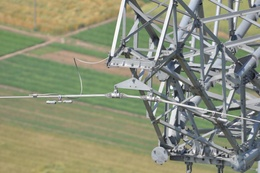
%> input picture 图像处理算法/test.jpg, 260 x 173 px, shrunk from 1200 x 800 before the run
$ octave mHog_2.m   (GNU Octave 9; MATLAB toolbox functions it lacks are replaced by stand-ins)
%> lines starting %> are read from the running program, lines starting %| are printed output that depends on the picture
% 参考链接 https://blog.csdn.net/baidu_30028771/article/details/65937451

clear;clc;

img=imread('test.jpg');
%> img is the input picture: size 173x260x3 uint8; mean R, G, B 139.8, 143.8, 121.2

% 1、%灰度化
img=rgb2gray(img);
%> img: size 173x260 uint8
img=double(img);
%> img: size 173x260 double

step=8;      %step*step个像素作为一个cell
[m1 n1]=size(img);
%> m1 = 173; n1 = 260
%改变图像尺寸为step的最近整数倍
img=imresize(img,[floor(m1/step)*step,floor(n1/step)*step],'nearest');
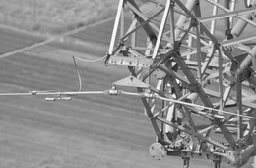
%> img: size 168x256 double; min 18, max 255, mean 139.9
[m n]=size(img);
%> m = 168; n = 256

% 2、%伽马校正
img=sqrt(img);
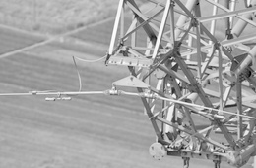
%> img: size 168x256 double; min 4.24, max 15.97, mean 11.74; drawn with min black and max white

% 3、求梯度和方向
fy=[-1 0 1];        %定义竖直模板
fx=fy';             %定义水平模板
Iy=imfilter(img,fy,'replicate');    %竖直梯度
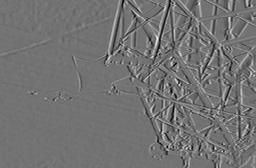
%> Iy: size 168x256 double; min -8.24, max 10, mean -0.00351; drawn with min black and max white
Ix=imfilter(img,fx,'replicate');    %水平梯度
Ied=sqrt(Ix.^2+Iy.^2);              %梯度值
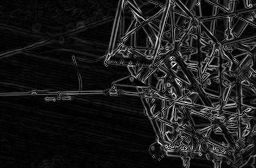
%> Ied: size 168x256 double; min 0, max 11, mean 1.2; drawn with min black and max white
Iphase=Iy./Ix;              %边缘斜率，有些为inf,-inf,nan，其中nan需要再处理一下
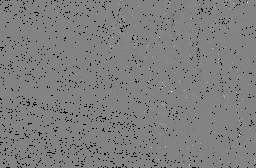
%> Iphase: size 168x256 double; 3.61% of the values are NaN or infinite; the others: min -172.4, max 162.6, mean 0.02; drawn with min black, max white, NaN and infinite black
the=atan(Iphase)*180/3.14159; %求梯度角度
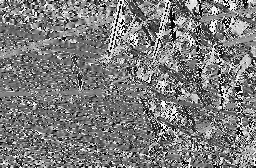
%> the: size 168x256 double; 0.37% of the values are NaN or infinite; the others: min -90, max 90, mean -2.3; drawn with min black, max white, NaN and infinite black

for i=1:m
    for j=1:n
        if(Ix(i,j)>=0&Iy(i,j)>=0) %第一象限
            the(i,j)=the(i,j);
        elseif(Ix(i,j)<=0&Iy(i,j)>=0) %第二象限
            the(i,j)=the(i,j)+180;
        elseif(Ix(i,j)<=0&Iy(i,j)<=0) %第三象限
            the(i,j)=the(i,j)+180;
        elseif(Ix(i,j)>=0&Iy(i,j)<=0) %第四象限
            the(i,j)=the(i,j)+360;
        end

        if isnan(the(i,j))==1  %0/0会得到nan，如果像素是nan，重设为0
            the(i,j)=0;
        end

    end
end
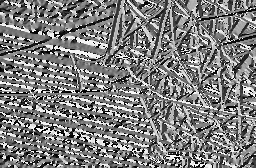
%> the: size 168x256 double; min 0, max 359.5, mean 177.6; drawn with min black and max white
the=the+0.000001; %防止角度为0

% 4、划分cell，求cell的直方图( 1 cell = 8*8 pixel )
clear i j;
%下面是求cell
step=8;                %step*step个像素作为一个cell
orient=9;               %方向直方图的方向个数
jiao=360/orient;        %每个方向包含的角度数
Cell=cell(1,1);              %所有的角度直方图,cell是可以动态增加的，所以先设了一个
ii=1;
jj=1;

for i=1:step:m
    ii=1;
    for j=1:step:n
        Hist1(1:orient)=0;
        for p=1:step
            for q=1:step
                %梯度方向直方图
                Hist1(ceil(the(i+p-1,j+q-1)/jiao))=Hist1(ceil(the(i+p-1,j+q-1)/jiao))+Ied(i+p-1,j+q-1);
            end
        end
        Cell{ii,jj}=Hist1;       %放入Cell中
        ii=ii+1;
    end
    jj=jj+1;
end
%> after the loop, Cell = 672 items; Hist1 = [5.4 14.52 26.81 12.51 3.69 4.65 0 1.83 0.888]

% 5、划分block，求block的特征值,使用重叠方式( 1 block = 2*2 cell )
clear m n i j;
[m n]=size(Cell);
%> m = 32; n = 21
feature=cell(1,(m-1)*(n-1));
%> feature = 620 items
for i=1:m-1
    for j=1:n-1
        block=[];
        block=[Cell{i,j}(:)' Cell{i,j+1}(:)' Cell{i+1,j}(:)' Cell{i+1,j+1}(:)'];
        block=block./sum(block); %归一化
        feature{(i-1)*(n-1)+j}=block;
    end
end
%> this loop made 31 passes

% 6、图像的HOG特征值
[m n]=size(feature);
%> m = 1; n = 620
l=2*2*orient;
featureVec=zeros(1,n*l);
for i=1:n
    featureVec((i-1)*l+1:i*l)=feature{i}(:);
end

$ run again, with 图像处理算法/01.jpg copied over 图像处理算法/test.jpg
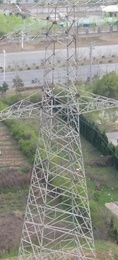
%> input picture 图像处理算法/01.jpg, 118 x 260 px, shrunk from 281 x 619 before the run
%> img is the input picture: size 260x118x3 uint8; mean R, G, B 142.9, 144.6, 135
%> `Iphase=Iy./Ix;`:
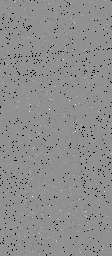
%> Iphase: size 256x112 double; 2.37% of the values are NaN or infinite; the others: min -120.3, max 91.28, mean -0.0434; drawn with min black, max white, NaN and infinite black
%> after the loop `for i=1:m`:
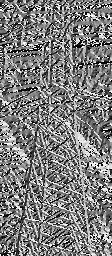
%> the: size 256x112 double; min 0, max 359.5, mean 177.2; drawn with min black and max white
%> after the loop `for i=1:step:m`: Cell = 448 items; Hist1 = [0.773 0 2.3 13.89 7.92 2.38 7.3 18.92 4.21]
%> `[m n]=size(Cell);`: m = 14; n = 32
%> feature = 403 items
%> the loop `for i=1:m-1` made 13 passes
%> `[m n]=size(feature);`: m = 1; n = 403

$ run again, with 图像处理算法/02.jpg copied over 图像处理算法/test.jpg
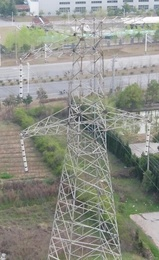
%> input picture 图像处理算法/02.jpg, 159 x 260 px, shrunk from 434 x 710 before the run
%> img is the input picture: size 260x159x3 uint8; mean R, G, B 143.4, 145.2, 136.8
%> `Iphase=Iy./Ix;`:
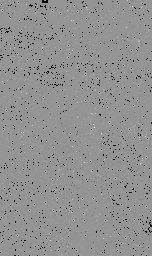
%> Iphase: size 256x152 double; 2.86% of the values are NaN or infinite; the others: min -130.6, max 93.2, mean -0.0145; drawn with min black, max white, NaN and infinite black
%> after the loop `for i=1:m`:
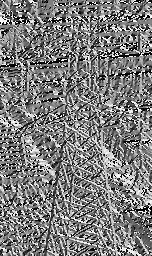
%> the: size 256x152 double; min 0, max 359.5, mean 176.3; drawn with min black and max white
%> after the loop `for i=1:step:m`: Cell = 608 items; Hist1 = [5.23 0.762 6.12 4.52 5.24 4.23 2.69 16.53 11.37]
%> `[m n]=size(Cell);`: m = 19; n = 32
%> feature = 558 items
%> the loop `for i=1:m-1` made 18 passes
%> `[m n]=size(feature);`: m = 1; n = 558

$ run again, with 图像处理算法/11.jpg copied over 图像处理算法/test.jpg
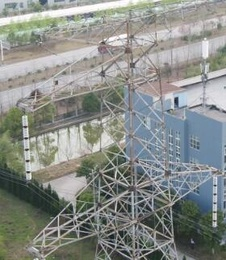
%> input picture 图像处理算法/11.jpg, 226 x 260 px, shrunk from 280 x 322 before the run
%> img is the input picture: size 260x226x3 uint8; mean R, G, B 136.3, 140.4, 136.1
%> after the loop `for i=1:m`:
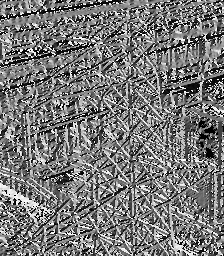
%> the: size 256x224 double; min 0, max 359.3, mean 169.8; drawn with min black and max white
%> after the loop `for i=1:step:m`: Cell = 896 items; Hist1 = [6.47 2.54 1.75 3.67 1.86 2.91 0.925 4.84 7.63]
%> `[m n]=size(Cell);`: m = 28; n = 32
%> feature = 837 items
%> the loop `for i=1:m-1` made 27 passes
%> `[m n]=size(feature);`: m = 1; n = 837
